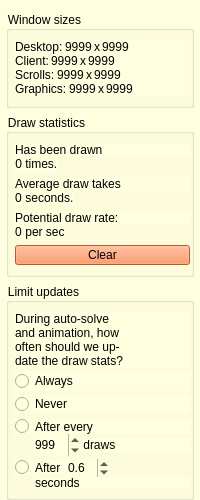
        <widget class="QWidget" name="draw_stats_tab">
         <property name="styleSheet">
          <string>background-color: rgb(255, 255, 224);</string>
         </property>
         <attribute name="title">
          <string>Stats</string>
         </attribute>
         <layout class="QVBoxLayout" name="verticalLayout_2">
          <property name="leftMargin">
           <number>6</number>
          </property>
          <property name="rightMargin">
           <number>6</number>
          </property>
          <property name="bottomMargin">
           <number>0</number>
          </property>
          <item>
           <widget class="QGroupBox" name="groupBox">
            <property name="sizePolicy">
             <sizepolicy hsizetype="Minimum" vsizetype="Fixed">
              <horstretch>0</horstretch>
              <verstretch>0</verstretch>
             </sizepolicy>
            </property>
            <property name="title">
             <string>Window sizes</string>
            </property>
            <layout class="QVBoxLayout" name="verticalLayout_32">
             <property name="spacing">
              <number>0</number>
             </property>
             <property name="leftMargin">
              <number>6</number>
             </property>
             <property name="rightMargin">
              <number>0</number>
             </property>
             <item>
              <layout class="QHBoxLayout" name="horizontalLayout_9" stretch="0,0,0,1">
               <property name="spacing">
                <number>2</number>
               </property>
               <property name="bottomMargin">
                <number>0</number>
               </property>
               <item>
                <widget class="QLabel" name="label_10">
                 <property name="sizePolicy">
                  <sizepolicy hsizetype="Fixed" vsizetype="Fixed">
                   <horstretch>0</horstretch>
                   <verstretch>0</verstretch>
                  </sizepolicy>
                 </property>
                 <property name="text">
                  <string>Desktop:</string>
                 </property>
                 <property name="textFormat">
                  <enum>Qt::PlainText</enum>
                 </property>
                </widget>
               </item>
               <item>
                <widget class="QLabel" name="p_label_window_size_desktop_x">
                 <property name="sizePolicy">
                  <sizepolicy hsizetype="Minimum" vsizetype="Fixed">
                   <horstretch>0</horstretch>
                   <verstretch>0</verstretch>
                  </sizepolicy>
                 </property>
                 <property name="text">
                  <string>9999</string>
                 </property>
                 <property name="textFormat">
                  <enum>Qt::PlainText</enum>
                 </property>
                </widget>
               </item>
               <item>
                <widget class="QLabel" name="label_11">
                 <property name="sizePolicy">
                  <sizepolicy hsizetype="Fixed" vsizetype="Fixed">
                   <horstretch>0</horstretch>
                   <verstretch>0</verstretch>
                  </sizepolicy>
                 </property>
                 <property name="text">
                  <string>x</string>
                 </property>
                 <property name="textFormat">
                  <enum>Qt::PlainText</enum>
                 </property>
                </widget>
               </item>
               <item>
                <widget class="QLabel" name="p_label_window_size_desktop_y">
                 <property name="sizePolicy">
                  <sizepolicy hsizetype="Expanding" vsizetype="Fixed">
                   <horstretch>0</horstretch>
                   <verstretch>0</verstretch>
                  </sizepolicy>
                 </property>
                 <property name="text">
                  <string>9999</string>
                 </property>
                 <property name="textFormat">
                  <enum>Qt::PlainText</enum>
                 </property>
                </widget>
               </item>
              </layout>
             </item>
             <item>
              <layout class="QHBoxLayout" name="horizontalLayout_10" stretch="0,0,0,1">
               <property name="spacing">
                <number>2</number>
               </property>
               <item>
                <widget class="QLabel" name="label_12">
                 <property name="sizePolicy">
                  <sizepolicy hsizetype="Fixed" vsizetype="Fixed">
                   <horstretch>0</horstretch>
                   <verstretch>0</verstretch>
                  </sizepolicy>
                 </property>
                 <property name="text">
                  <string>Client:</string>
                 </property>
                 <property name="textFormat">
                  <enum>Qt::PlainText</enum>
                 </property>
                </widget>
               </item>
               <item>
                <widget class="QLabel" name="p_label_window_size_client_x">
                 <property name="sizePolicy">
                  <sizepolicy hsizetype="Minimum" vsizetype="Fixed">
                   <horstretch>0</horstretch>
                   <verstretch>0</verstretch>
                  </sizepolicy>
                 </property>
                 <property name="text">
                  <string>9999</string>
                 </property>
                 <property name="textFormat">
                  <enum>Qt::PlainText</enum>
                 </property>
                </widget>
               </item>
               <item>
                <widget class="QLabel" name="label_18">
                 <property name="sizePolicy">
                  <sizepolicy hsizetype="Fixed" vsizetype="Fixed">
                   <horstretch>0</horstretch>
                   <verstretch>0</verstretch>
                  </sizepolicy>
                 </property>
                 <property name="text">
                  <string>x</string>
                 </property>
                 <property name="textFormat">
                  <enum>Qt::PlainText</enum>
                 </property>
                </widget>
               </item>
               <item>
                <widget class="QLabel" name="p_label_window_size_client_y">
                 <property name="sizePolicy">
                  <sizepolicy hsizetype="Expanding" vsizetype="Fixed">
                   <horstretch>0</horstretch>
                   <verstretch>0</verstretch>
                  </sizepolicy>
                 </property>
                 <property name="text">
                  <string>9999</string>
                 </property>
                 <property name="textFormat">
                  <enum>Qt::PlainText</enum>
                 </property>
                </widget>
               </item>
              </layout>
             </item>
             <item>
              <layout class="QHBoxLayout" name="horizontalLayout_11" stretch="0,0,0,1">
               <property name="spacing">
                <number>2</number>
               </property>
               <property name="bottomMargin">
                <number>0</number>
               </property>
               <item>
                <widget class="QLabel" name="label_16">
                 <property name="sizePolicy">
                  <sizepolicy hsizetype="Fixed" vsizetype="Fixed">
                   <horstretch>0</horstretch>
                   <verstretch>0</verstretch>
                  </sizepolicy>
                 </property>
                 <property name="text">
                  <string>Scrolls:</string>
                 </property>
                 <property name="textFormat">
                  <enum>Qt::PlainText</enum>
                 </property>
                </widget>
               </item>
               <item>
                <widget class="QLabel" name="p_label_window_size_scroll_area_x">
                 <property name="sizePolicy">
                  <sizepolicy hsizetype="Minimum" vsizetype="Fixed">
                   <horstretch>0</horstretch>
                   <verstretch>0</verstretch>
                  </sizepolicy>
                 </property>
                 <property name="text">
                  <string>9999</string>
                 </property>
                 <property name="textFormat">
                  <enum>Qt::PlainText</enum>
                 </property>
                </widget>
               </item>
               <item>
                <widget class="QLabel" name="label_22">
                 <property name="sizePolicy">
                  <sizepolicy hsizetype="Fixed" vsizetype="Fixed">
                   <horstretch>0</horstretch>
                   <verstretch>0</verstretch>
                  </sizepolicy>
                 </property>
                 <property name="text">
                  <string>x</string>
                 </property>
                 <property name="textFormat">
                  <enum>Qt::PlainText</enum>
                 </property>
                </widget>
               </item>
               <item>
                <widget class="QLabel" name="p_label_window_size_scroll_area_y">
                 <property name="sizePolicy">
                  <sizepolicy hsizetype="Expanding" vsizetype="Fixed">
                   <horstretch>0</horstretch>
                   <verstretch>0</verstretch>
                  </sizepolicy>
                 </property>
                 <property name="text">
                  <string>9999</string>
                 </property>
                 <property name="textFormat">
                  <enum>Qt::PlainText</enum>
                 </property>
                </widget>
               </item>
              </layout>
             </item>
             <item>
              <layout class="QHBoxLayout" name="horizontalLayout_12" stretch="0,0,0,1">
               <property name="spacing">
                <number>2</number>
               </property>
               <property name="bottomMargin">
                <number>0</number>
               </property>
               <item>
                <widget class="QLabel" name="label_17">
                 <property name="sizePolicy">
                  <sizepolicy hsizetype="Fixed" vsizetype="Fixed">
                   <horstretch>0</horstretch>
                   <verstretch>0</verstretch>
                  </sizepolicy>
                 </property>
                 <property name="text">
                  <string>Graphics:</string>
                 </property>
                 <property name="textFormat">
                  <enum>Qt::PlainText</enum>
                 </property>
                </widget>
               </item>
               <item>
                <widget class="QLabel" name="p_label_window_size_graphics_area_x">
                 <property name="sizePolicy">
                  <sizepolicy hsizetype="Minimum" vsizetype="Fixed">
                   <horstretch>0</horstretch>
                   <verstretch>0</verstretch>
                  </sizepolicy>
                 </property>
                 <property name="text">
                  <string>9999</string>
                 </property>
                 <property name="textFormat">
                  <enum>Qt::PlainText</enum>
                 </property>
                </widget>
               </item>
               <item>
                <widget class="QLabel" name="label_23">
                 <property name="sizePolicy">
                  <sizepolicy hsizetype="Fixed" vsizetype="Fixed">
                   <horstretch>0</horstretch>
                   <verstretch>0</verstretch>
                  </sizepolicy>
                 </property>
                 <property name="text">
                  <string>x</string>
                 </property>
                 <property name="textFormat">
                  <enum>Qt::PlainText</enum>
                 </property>
                </widget>
               </item>
               <item>
                <widget class="QLabel" name="p_label_window_size_graphics_area_y">
                 <property name="sizePolicy">
                  <sizepolicy hsizetype="Expanding" vsizetype="Fixed">
                   <horstretch>0</horstretch>
                   <verstretch>0</verstretch>
                  </sizepolicy>
                 </property>
                 <property name="text">
                  <string>9999</string>
                 </property>
                 <property name="textFormat">
                  <enum>Qt::PlainText</enum>
                 </property>
                </widget>
               </item>
              </layout>
             </item>
            </layout>
           </widget>
          </item>
          <item>
           <widget class="QGroupBox" name="gbox_draw_stats">
            <property name="sizePolicy">
             <sizepolicy hsizetype="Minimum" vsizetype="Fixed">
              <horstretch>0</horstretch>
              <verstretch>0</verstretch>
             </sizepolicy>
            </property>
            <property name="title">
             <string>Draw statistics</string>
            </property>
            <layout class="QVBoxLayout" name="verticalLayout_4">
             <property name="leftMargin">
              <number>6</number>
             </property>
             <property name="rightMargin">
              <number>1</number>
             </property>
             <item>
              <layout class="QVBoxLayout" name="vlay_draw_count">
               <property name="spacing">
                <number>0</number>
               </property>
               <item>
                <widget class="QLabel" name="label_draw_count">
                 <property name="text">
                  <string>Has been drawn</string>
                 </property>
                 <property name="textFormat">
                  <enum>Qt::PlainText</enum>
                 </property>
                </widget>
               </item>
               <item>
                <layout class="QHBoxLayout" name="hlay_xxx_times">
                 <property name="spacing">
                  <number>0</number>
                 </property>
                 <item>
                  <widget class="QLabel" name="p_value_draw_count_">
                   <property name="sizePolicy">
                    <sizepolicy hsizetype="Fixed" vsizetype="Minimum">
                     <horstretch>0</horstretch>
                     <verstretch>0</verstretch>
                    </sizepolicy>
                   </property>
                   <property name="text">
                    <string>0</string>
                   </property>
                   <property name="textFormat">
                    <enum>Qt::PlainText</enum>
                   </property>
                   <property name="alignment">
                    <set>Qt::AlignRight|Qt::AlignTrailing|Qt::AlignVCenter</set>
                   </property>
                   <property name="indent">
                    <number>-1</number>
                   </property>
                  </widget>
                 </item>
                 <item>
                  <widget class="QLabel" name="label_times">
                   <property name="sizePolicy">
                    <sizepolicy hsizetype="Fixed" vsizetype="Minimum">
                     <horstretch>0</horstretch>
                     <verstretch>0</verstretch>
                    </sizepolicy>
                   </property>
                   <property name="text">
                    <string> times.</string>
                   </property>
                   <property name="textFormat">
                    <enum>Qt::PlainText</enum>
                   </property>
                  </widget>
                 </item>
                 <item>
                  <spacer name="hspace_xxx_times">
                   <property name="orientation">
                    <enum>Qt::Horizontal</enum>
                   </property>
                   <property name="sizeHint" stdset="0">
                    <size>
                     <width>0</width>
                     <height>0</height>
                    </size>
                   </property>
                  </spacer>
                 </item>
                </layout>
               </item>
              </layout>
             </item>
             <item>
              <layout class="QVBoxLayout" name="vlay_draw_duration">
               <property name="spacing">
                <number>0</number>
               </property>
               <item>
                <widget class="QLabel" name="label_average_draw_takes">
                 <property name="sizePolicy">
                  <sizepolicy hsizetype="Minimum" vsizetype="Minimum">
                   <horstretch>0</horstretch>
                   <verstretch>0</verstretch>
                  </sizepolicy>
                 </property>
                 <property name="text">
                  <string>Average draw takes</string>
                 </property>
                 <property name="textFormat">
                  <enum>Qt::PlainText</enum>
                 </property>
                </widget>
               </item>
               <item>
                <layout class="QHBoxLayout" name="horizontalLayout">
                 <property name="spacing">
                  <number>0</number>
                 </property>
                 <item>
                  <widget class="QLabel" name="p_value_draw_seconds_">
                   <property name="sizePolicy">
                    <sizepolicy hsizetype="Minimum" vsizetype="Minimum">
                     <horstretch>0</horstretch>
                     <verstretch>0</verstretch>
                    </sizepolicy>
                   </property>
                   <property name="text">
                    <string>0</string>
                   </property>
                   <property name="textFormat">
                    <enum>Qt::PlainText</enum>
                   </property>
                  </widget>
                 </item>
                 <item>
                  <widget class="QLabel" name="label_seconds_2">
                   <property name="sizePolicy">
                    <sizepolicy hsizetype="Fixed" vsizetype="Minimum">
                     <horstretch>0</horstretch>
                     <verstretch>0</verstretch>
                    </sizepolicy>
                   </property>
                   <property name="text">
                    <string> seconds.</string>
                   </property>
                   <property name="textFormat">
                    <enum>Qt::PlainText</enum>
                   </property>
                  </widget>
                 </item>
                 <item>
                  <spacer name="hspacer_xxx_seconds">
                   <property name="orientation">
                    <enum>Qt::Horizontal</enum>
                   </property>
                   <property name="sizeHint" stdset="0">
                    <size>
                     <width>0</width>
                     <height>0</height>
                    </size>
                   </property>
                  </spacer>
                 </item>
                </layout>
               </item>
              </layout>
             </item>
             <item>
              <layout class="QVBoxLayout" name="vlay_fps">
               <property name="spacing">
                <number>0</number>
               </property>
               <item>
                <widget class="QLabel" name="label_potential">
                 <property name="sizePolicy">
                  <sizepolicy hsizetype="Minimum" vsizetype="Minimum">
                   <horstretch>0</horstretch>
                   <verstretch>0</verstretch>
                  </sizepolicy>
                 </property>
                 <property name="text">
                  <string>Potential draw rate:</string>
                 </property>
                 <property name="textFormat">
                  <enum>Qt::PlainText</enum>
                 </property>
                </widget>
               </item>
               <item>
                <layout class="QHBoxLayout" name="hlay_draw_stat_dps">
                 <property name="spacing">
                  <number>0</number>
                 </property>
                 <item>
                  <widget class="QLabel" name="p_value_draw_rate_">
                   <property name="sizePolicy">
                    <sizepolicy hsizetype="Minimum" vsizetype="Fixed">
                     <horstretch>0</horstretch>
                     <verstretch>0</verstretch>
                    </sizepolicy>
                   </property>
                   <property name="text">
                    <string>0</string>
                   </property>
                   <property name="textFormat">
                    <enum>Qt::PlainText</enum>
                   </property>
                  </widget>
                 </item>
                 <item>
                  <widget class="QLabel" name="label_per_sec">
                   <property name="sizePolicy">
                    <sizepolicy hsizetype="Fixed" vsizetype="Fixed">
                     <horstretch>0</horstretch>
                     <verstretch>0</verstretch>
                    </sizepolicy>
                   </property>
                   <property name="text">
                    <string> per sec</string>
                   </property>
                   <property name="textFormat">
                    <enum>Qt::PlainText</enum>
                   </property>
                  </widget>
                 </item>
                 <item>
                  <spacer name="hspace_per_sec">
                   <property name="orientation">
                    <enum>Qt::Horizontal</enum>
                   </property>
                   <property name="sizeHint" stdset="0">
                    <size>
                     <width>0</width>
                     <height>0</height>
                    </size>
                   </property>
                  </spacer>
                 </item>
                </layout>
               </item>
              </layout>
             </item>
             <item>
              <widget class="QPushButton" name="p_button_clear_draw_stats_">
               <property name="maximumSize">
                <size>
                 <width>16777215</width>
                 <height>20</height>
                </size>
               </property>
               <property name="styleSheet">
                <string>background-color: rgb(255, 128, 64);</string>
               </property>
               <property name="text">
                <string>Clear</string>
               </property>
              </widget>
             </item>
            </layout>
           </widget>
          </item>
          <item>
           <widget class="QGroupBox" name="gbox_draw_stats_update">
            <property name="sizePolicy">
             <sizepolicy hsizetype="Minimum" vsizetype="Minimum">
              <horstretch>0</horstretch>
              <verstretch>0</verstretch>
             </sizepolicy>
            </property>
            <property name="title">
             <string>Limit updates</string>
            </property>
            <layout class="QVBoxLayout" name="verticalLayout_6">
             <property name="spacing">
              <number>3</number>
             </property>
             <property name="leftMargin">
              <number>6</number>
             </property>
             <property name="rightMargin">
              <number>1</number>
             </property>
             <item>
              <widget class="QLabel" name="label_draw_stats_update">
               <property name="sizePolicy">
                <sizepolicy hsizetype="Minimum" vsizetype="Minimum">
                 <horstretch>0</horstretch>
                 <verstretch>0</verstretch>
                </sizepolicy>
               </property>
               <property name="text">
                <string>During auto-solve
and animation, how
often should we up-
date the draw stats?</string>
               </property>
               <property name="textFormat">
                <enum>Qt::PlainText</enum>
               </property>
              </widget>
             </item>
             <item>
              <widget class="QRadioButton" name="p_radio_draw_stats_update_always_">
               <property name="text">
                <string>Always</string>
               </property>
              </widget>
             </item>
             <item>
              <widget class="QRadioButton" name="p_radio_draw_stats_update_never_">
               <property name="text">
                <string>Never</string>
               </property>
              </widget>
             </item>
             <item>
              <spacer name="verticalSpacer_3">
               <property name="orientation">
                <enum>Qt::Vertical</enum>
               </property>
               <property name="sizeType">
                <enum>QSizePolicy::Maximum</enum>
               </property>
               <property name="sizeHint" stdset="0">
                <size>
                 <width>0</width>
                 <height>2</height>
                </size>
               </property>
              </spacer>
             </item>
             <item>
              <layout class="QVBoxLayout" name="vlay_after_every">
               <property name="spacing">
                <number>0</number>
               </property>
               <property name="topMargin">
                <number>0</number>
               </property>
               <item>
                <widget class="QRadioButton" name="p_radio_draw_stats_update_gen_">
                 <property name="maximumSize">
                  <size>
                   <width>16777215</width>
                   <height>15</height>
                  </size>
                 </property>
                 <property name="text">
                  <string>After every</string>
                 </property>
                </widget>
               </item>
               <item>
                <layout class="QHBoxLayout" name="hlay_after_every">
                 <property name="spacing">
                  <number>0</number>
                 </property>
                 <item>
                  <spacer name="hspace_after_every">
                   <property name="orientation">
                    <enum>Qt::Horizontal</enum>
                   </property>
                   <property name="sizeType">
                    <enum>QSizePolicy::Maximum</enum>
                   </property>
                   <property name="sizeHint" stdset="0">
                    <size>
                     <width>18</width>
                     <height>10</height>
                    </size>
                   </property>
                  </spacer>
                 </item>
                 <item>
                  <widget class="QSpinBox" name="p_spinb_draw_stats_update_gen_">
                   <property name="sizePolicy">
                    <sizepolicy hsizetype="Fixed" vsizetype="Fixed">
                     <horstretch>0</horstretch>
                     <verstretch>0</verstretch>
                    </sizepolicy>
                   </property>
                   <property name="wrapping">
                    <bool>true</bool>
                   </property>
                   <property name="frame">
                    <bool>false</bool>
                   </property>
                   <property name="minimum">
                    <number>2</number>
                   </property>
                   <property name="maximum">
                    <number>999</number>
                   </property>
                   <property name="value">
                    <number>999</number>
                   </property>
                  </widget>
                 </item>
                 <item>
                  <widget class="QLabel" name="label_solves_a">
                   <property name="sizePolicy">
                    <sizepolicy hsizetype="Minimum" vsizetype="Fixed">
                     <horstretch>0</horstretch>
                     <verstretch>0</verstretch>
                    </sizepolicy>
                   </property>
                   <property name="text">
                    <string> draws</string>
                   </property>
                   <property name="textFormat">
                    <enum>Qt::PlainText</enum>
                   </property>
                  </widget>
                 </item>
                </layout>
               </item>
              </layout>
             </item>
             <item>
              <layout class="QVBoxLayout" name="vlay_after">
               <property name="spacing">
                <number>0</number>
               </property>
               <item>
                <layout class="QHBoxLayout" name="hlay_after">
                 <property name="spacing">
                  <number>0</number>
                 </property>
                 <item>
                  <widget class="QRadioButton" name="p_radio_draw_stats_update_seconds_">
                   <property name="minimumSize">
                    <size>
                     <width>0</width>
                     <height>0</height>
                    </size>
                   </property>
                   <property name="maximumSize">
                    <size>
                     <width>16777215</width>
                     <height>15</height>
                    </size>
                   </property>
                   <property name="text">
                    <string>After</string>
                   </property>
                  </widget>
                 </item>
                 <item>
                  <widget class="QDoubleSpinBox" name="p_spinb_draw_stats_update_seconds_">
                   <property name="sizePolicy">
                    <sizepolicy hsizetype="Fixed" vsizetype="Fixed">
                     <horstretch>0</horstretch>
                     <verstretch>0</verstretch>
                    </sizepolicy>
                   </property>
                   <property name="minimumSize">
                    <size>
                     <width>0</width>
                     <height>0</height>
                    </size>
                   </property>
                   <property name="maximumSize">
                    <size>
                     <width>43</width>
                     <height>18</height>
                    </size>
                   </property>
                   <property name="wrapping">
                    <bool>true</bool>
                   </property>
                   <property name="frame">
                    <bool>false</bool>
                   </property>
                   <property name="decimals">
                    <number>1</number>
                   </property>
                   <property name="minimum">
                    <double>0.100000000000000</double>
                   </property>
                   <property name="maximum">
                    <double>99.900000000000006</double>
                   </property>
                   <property name="value">
                    <double>0.600000000000000</double>
                   </property>
                  </widget>
                 </item>
                 <item>
                  <spacer name="hspace_after">
                   <property name="orientation">
                    <enum>Qt::Horizontal</enum>
                   </property>
                   <property name="sizeHint" stdset="0">
                    <size>
                     <width>0</width>
                     <height>0</height>
                    </size>
                   </property>
                  </spacer>
                 </item>
                </layout>
               </item>
               <item>
                <layout class="QHBoxLayout" name="hlay_seconds_2">
                 <property name="spacing">
                  <number>0</number>
                 </property>
                 <item>
                  <spacer name="hspace_seconds">
                   <property name="orientation">
                    <enum>Qt::Horizontal</enum>
                   </property>
                   <property name="sizeType">
                    <enum>QSizePolicy::Maximum</enum>
                   </property>
                   <property name="sizeHint" stdset="0">
                    <size>
                     <width>20</width>
                     <height>0</height>
                    </size>
                   </property>
                  </spacer>
                 </item>
                 <item>
                  <widget class="QLabel" name="label_seconds_3">
                   <property name="sizePolicy">
                    <sizepolicy hsizetype="Minimum" vsizetype="Fixed">
                     <horstretch>0</horstretch>
                     <verstretch>0</verstretch>
                    </sizepolicy>
                   </property>
                   <property name="maximumSize">
                    <size>
                     <width>16777215</width>
                     <height>11</height>
                    </size>
                   </property>
                   <property name="text">
                    <string>seconds</string>
                   </property>
                   <property name="textFormat">
                    <enum>Qt::PlainText</enum>
                   </property>
                  </widget>
                 </item>
                </layout>
               </item>
              </layout>
             </item>
            </layout>
           </widget>
          </item>
          <item>
           <spacer name="drawing_tab_bottom_spacer">
            <property name="orientation">
             <enum>Qt::Vertical</enum>
            </property>
            <property name="sizeHint" stdset="0">
             <size>
              <width>0</width>
              <height>0</height>
             </size>
            </property>
           </spacer>
          </item>
         </layout>
        </widget>
